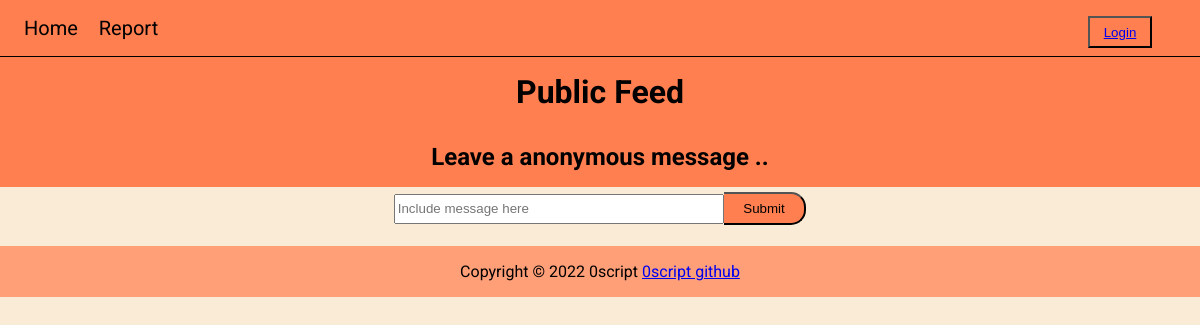
Before: / with the older database file.
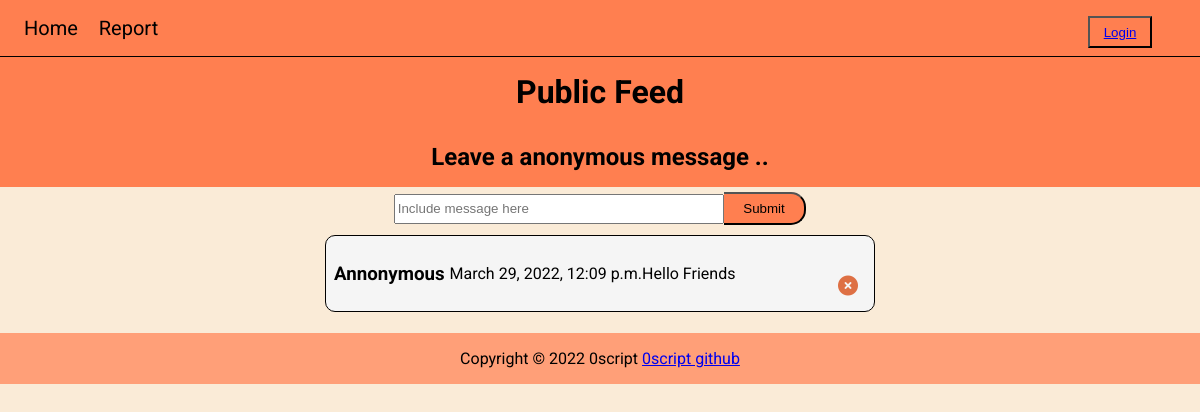
After: the same page with the newer database file.
### feedapp/models.py (models this page shows, shortened)
class Post(models.Model):
    user=models.ForeignKey(settings.AUTH_USER_MODEL, on_delete=models.CASCADE,default=22)
    text=models.CharField(max_length=280)
    date_posted=models.DateTimeField(auto_now_add=True)
    hidden=models.BooleanField(default=False)
    date_hiden=models.DateTimeField(blank=True,null=True)
    hidden_by=models.ForeignKey(settings.AUTH_USER_MODEL,
        on_delete=models.CASCADE,
        blank=True,
        null=True,
        related_name='Janny Who Hide+')

class User(AbstractUser):
    tel=models.CharField(max_length=30)
    pass

### feedapp/views.py (the view)
# urls.py: path('',index_view,name='index'),
def index_view(request,pk='',*args, **kwargs):
    template_name='feedapp/index.html'
    print(request.user)
    print('the id')
    print(request.user.id)
    form=PostForm(request.POST or None)
    posts=Post.objects.filter(hidden=False).order_by('-date_posted').all()
    if form.is_valid():
        print('is valid')
        form.save()
        form=PostForm()
    if request.user.is_authenticated:
        context={
            'username':request.user.username,
            'form':form,
            'posts':posts,
        }
    else:
        context={
            'username':'',
            'form':form,
            'posts':posts,
        }
    return render(request, template_name,context)

### feedapp/forms.py
class PostForm(forms.ModelForm):
    text=forms.CharField(
        max_length=255,
        required=True,
        label='',
        widget=forms.TextInput(
            attrs={
                'placeholder':'Include message here',
                'type':'input',
                'class':'message',
            }
        )
    )
    class Meta:
        model=Post
        fields=('text',)

### feedapp/templates/feedapp/index.html (shortened to what this page needs)
{% extends 'base.html' %}
    {% block main_title %}Public Feed{% endblock main_title %}
    {% block sub_title %}
        {% if user.username %}
            Leave a message {{ user.username }}
        {% else %}
            Leave a anonymous message ..
        {% endif %}
    {% endblock sub_title %}
    {% block content %}
        <div class="feed-container">
            {% include 'feedapp/postform.html' %}
            {%include 'feedapp/listpost.html' %}
    {% endblock %}

### templates/base.html (shortened to what this page needs)
<!DOCTYPE html>
<html lang="en">
	<head>
        {% load static %}
        <link rel="stylesheet" href="{% static 'css/css.css' %}" />
	</head>
	<body>
		<div class="header" id="header">
			<nav class="navbar" id="navbar">
				<a class="navbar-link" href="/">Home</a>
				<a class="navbar-link" >Report</a>
			</nav>
			{% if user.username %}
				<button class="logout"><a href="logout/">Logout</a></button>
			{% else %}
				<button class="logout"><a href="login/">Login</a></button>
			{% endif %}
		</div>
		<main class="main-body" id="main-body">
            <h1 class="main-title">{% block main_title %}{% endblock main_title %}</h1>
			<h2 class="sub_title">{% block sub_title %}{% endblock sub_title %}</h2>
            {% block content %}{% endblock %}
        </main>
			<p class="copyright">Copyright © 2022 0script <a href="https://github.com/0script">0script github </a> </p>
	</body>
</html>

### feedapp/templates/feedapp/postform.html (shortened to what this page needs)
<form class="postform" action="." method="post">
    {{ form }}
    <input type="submit" class="input" value="Submit">
</form>

### feedapp/templates/feedapp/listpost.html (shortened to what this page needs)
<div class="contain-feed">
    {% for post in posts  %}
        <div class="feed">
			<div class="message-header">
				<h3 class="message-title">
					{{post.user}}
                </h3>
			    <p class="message-head-info">{{ post.date_posted }}</p>
				<div class="message">
					{{ post.text }}
				</div>
				<button><i class="fa-solid fa-circle-xmark"></i></button>
            </div>
        </div>
    {% endfor %}

### staticfiles/css/css.css (style rules this page uses)
* { box-sizing: border-box; }
body { font-family: 'Roboto', sans-serif; margin: 0; background-color: antiquewhite; }
div#header { width: 100vw; display: flex; flex-direction: row; background-color: coral; padding: 1rem; position: relative; }
nav.navbar { font-size: 20px; }
nav.navbar a { padding: 0.5rem; text-decoration: none; color: black; }
button.logout { position: absolute; right: 4%; background-color: transparent; height: 2rem; width: 4rem; }
main { display: flex; display: flex; flex-direction: column; align-items: center; justify-content: center; background-color: antiquewhite; }
main.main-body h1 { border-top: solid 1px; }
main.main-body h1,main.main-body h2 { width: 100%; background-color: coral; margin: 0; padding: 1rem; text-align: center; }
div.feed-container form { width: 35rem; padding: 5px; display: flex; flex-direction: row; }
div.feed { position: relative; border-radius: 10px; padding: 0.5rem; border: solid 1px black; margin: 5px; color: black; background-color: whitesmoke; }
div.message-header { display: flex; flex-direction: row; align-items: center; }
div.message-header h3 { margin-right: 5px; }
div.feed button { border: none; background-color: transparent; outline: none; position: absolute; right: 10px; top: 50%; color: #DE7044; font-size: 20px; }
p.copyright { background-color: #FF9F78; padding: 1rem; text-align: center; width: 100%; }
form.postform { width: 100%; display: flex; justify-content: center; align-items: center; padding: 5px; }
form.postform input.message { width: 60%; height: 30px; }
form.postform input.input { background-color: coral; border-top-right-radius: 15px; border-bottom-right-radius:15px; border-left: none ; width: 15%; height: 33px; }

Changed rows visible on the page:
added Post: user "Annonymous", date_posted "March 29, 2022, 12:09 p.m.", text "Hello Friends"
